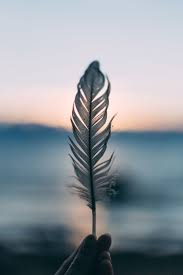
#> input picture Open CV/lesson 1/download (5).jpg, 183 x 275 px, found by its file name
$ python main2.py
#> lines starting #> are read from the running program, lines starting #| are printed output that depends on the picture
import cv2
import numpy as np
sahur = cv2.imread('lesson 1/download (5).jpg',1)
#> sahur is the input picture: shape (275, 183, 3); mean B, G, R 155.9, 149, 141.2
cv2.imshow('tung sahur',sahur)

cv2.waitKey(0)
cv2.destroyAllWindows()

#bluring image

#gaussin
import cv2
sahur = cv2.imread('lesson 1/download (5).jpg',1)

gaussin = cv2.GaussianBlur(sahur,(7,7),0)
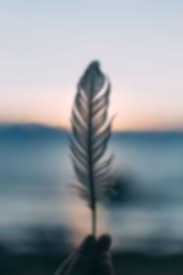
#> gaussin: shape (275, 183, 3); mean B, G, R 155.9, 149, 141.2
cv2.imshow('tung tung sahur',gaussin)
cv2.waitKey(0)
cv2.destroyAllWindows()

#median
import cv2
sahur = cv2.imread('lesson 1/download (5).jpg',1)

median = cv2.medianBlur(sahur,9)
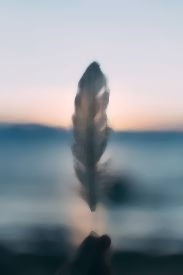
#> median: shape (275, 183, 3); mean B, G, R 155.9, 149.1, 141.2
cv2.imshow('tung tung tung sahur',median)
cv2.waitKey(0)
cv2.destroyAllWindows()

#bilateral
import cv2
sahur = cv2.imread('lesson 1/download (5).jpg',1)

bilateral = cv2.bilateralFilter(sahur,0,75,75)
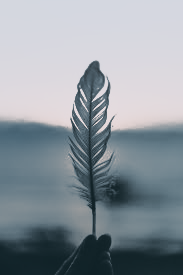
#> bilateral: shape (275, 183, 3); mean B, G, R 157.1, 149.5, 140.3
cv2.imshow('tung tung tung tung sahur',bilateral)
cv2.waitKey(0)
cv2.destroyAllWindows()

#bordering
import cv2
sahur = cv2.imread('lesson 1/download (5).jpg',1)

border = cv2.copyMakeBorder(sahur,105,105,15,15,cv2.BORDER_CONSTANT,value=0)
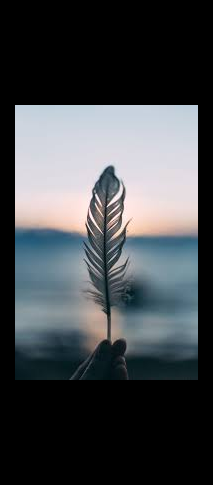
#> border: shape (485, 213, 3); mean B, G, R 75.9, 72.6, 68.8
cv2.imshow('tung tung tung tung sahur',border)
cv2.waitKey(0)
cv2.destroyAllWindows()

#reflective bordering
import cv2
sahur = cv2.imread('lesson 1/download (5).jpg',1)

border = cv2.copyMakeBorder(sahur,1500,1500,1500,1500,cv2.BORDER_REFLECT,value=50)
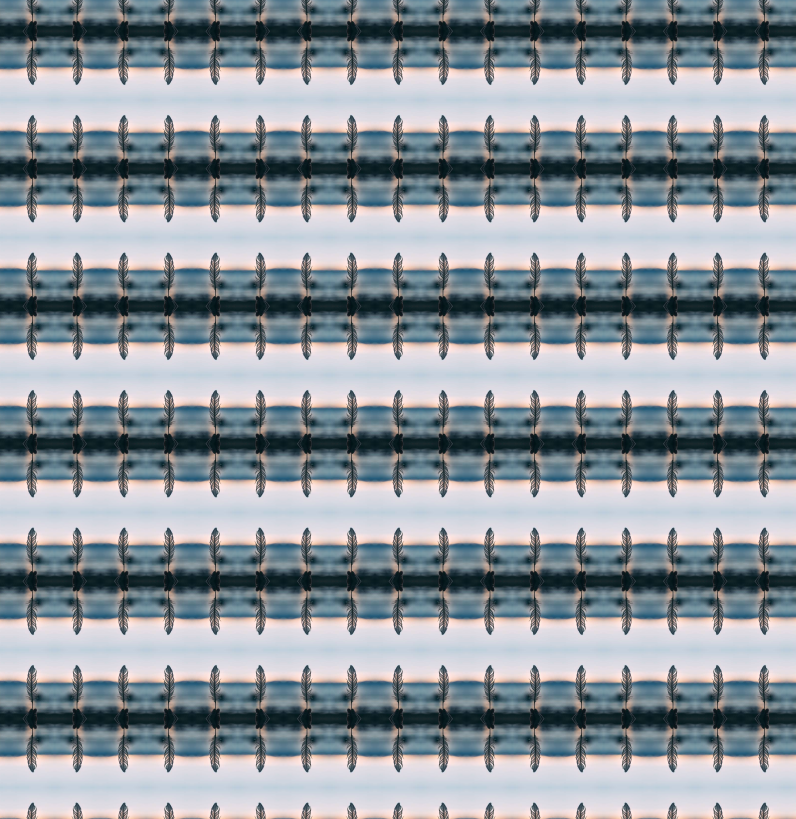
#> border: shape (3275, 3183, 3) (shown at 1/4 size); mean B, G, R 156.3, 149.4, 141.6
cv2.imshow('tung tung tung tung sahur',border)
cv2.waitKey(0)
cv2.destroyAllWindows()

$ run again, with Open CV/lesson 1/download (2).jpg copied over Open CV/lesson 1/download (5).jpg
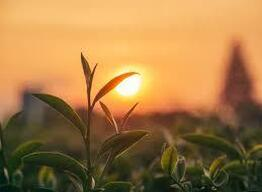
#> input picture Open CV/lesson 1/download (2).jpg, 262 x 192 px, found by its file name
#> sahur is the input picture: shape (192, 262, 3); mean B, G, R 70, 122.1, 163.2
#> `border = cv2.copyMakeBorder(sahur,105,105,15,15,cv2.BORDER_CONSTANT,va..`:
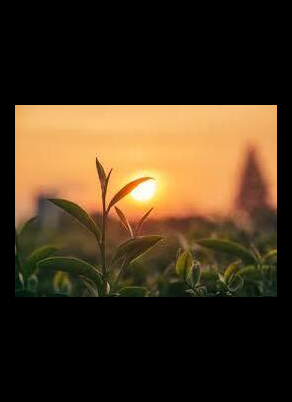
#> border: shape (402, 292, 3); mean B, G, R 30, 52.3, 69.9
#> `border = cv2.copyMakeBorder(sahur,1500,1500,1500,1500,cv2.BORDER_REFLE..`:
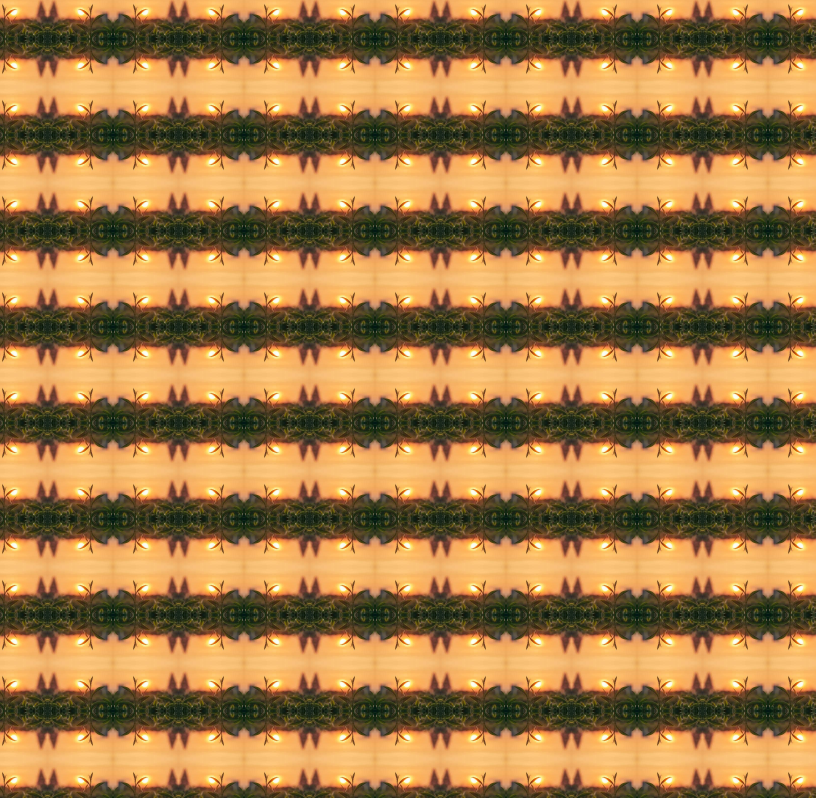
#> border: shape (3192, 3262, 3) (shown at 1/4 size); mean B, G, R 70.2, 122.5, 164

$ run again, with Open CV/lesson 1/download (3).jpg copied over Open CV/lesson 1/download (5).jpg
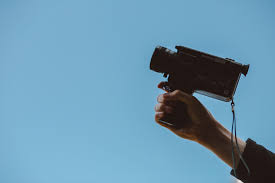
#> input picture Open CV/lesson 1/download (3).jpg, 275 x 183 px, found by its file name
#> sahur is the input picture: shape (183, 275, 3); mean B, G, R 175.8, 150.9, 107.2
#> `border = cv2.copyMakeBorder(sahur,105,105,15,15,cv2.BORDER_CONSTANT,va..`:
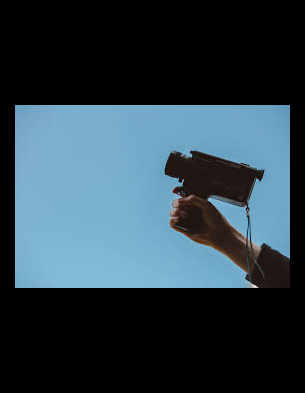
#> border: shape (393, 305, 3); mean B, G, R 73.8, 63.4, 45
#> `border = cv2.copyMakeBorder(sahur,1500,1500,1500,1500,cv2.BORDER_REFLE..`:
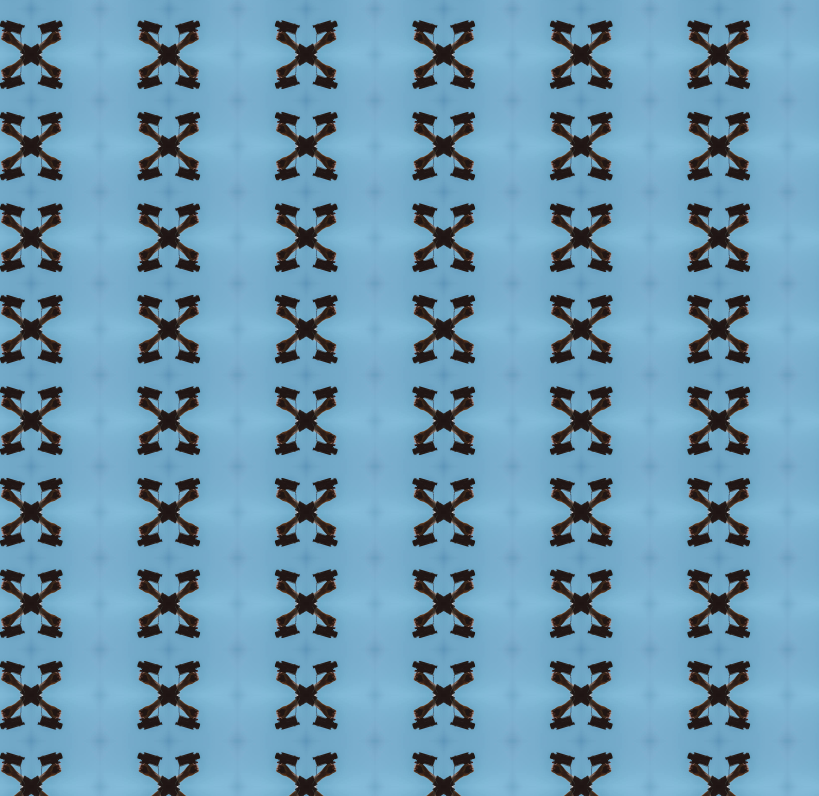
#> border: shape (3183, 3275, 3) (shown at 1/4 size); mean B, G, R 175.9, 151, 107.3
